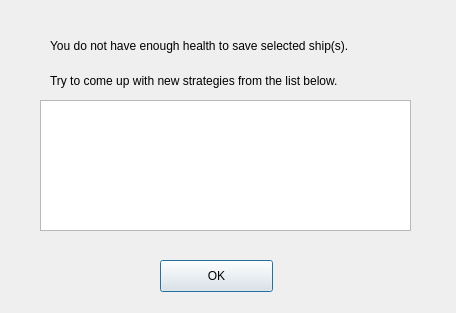
<?xml version="1.0" encoding="UTF-8"?>
<ui version="4.0">
 <class>NotEnoughHealthDialog</class>
 <widget class="QDialog" name="NotEnoughHealthDialog">
  <property name="geometry">
   <rect>
    <x>0</x>
    <y>0</y>
    <width>456</width>
    <height>313</height>
   </rect>
  </property>
  <property name="windowTitle">
   <string>Dialog</string>
  </property>
  <widget class="QLabel" name="label">
   <property name="geometry">
    <rect>
     <x>50</x>
     <y>20</y>
     <width>361</width>
     <height>51</height>
    </rect>
   </property>
   <property name="text">
    <string>You do not have enough health to save selected ship(s). </string>
   </property>
  </widget>
  <widget class="QLabel" name="label_2">
   <property name="geometry">
    <rect>
     <x>50</x>
     <y>60</y>
     <width>361</width>
     <height>41</height>
    </rect>
   </property>
   <property name="text">
    <string>Try to come up with new strategies from the list below.</string>
   </property>
  </widget>
  <widget class="QListWidget" name="savedShipsWidget">
   <property name="geometry">
    <rect>
     <x>40</x>
     <y>100</y>
     <width>371</width>
     <height>131</height>
    </rect>
   </property>
  </widget>
  <widget class="QPushButton" name="pushButton">
   <property name="geometry">
    <rect>
     <x>160</x>
     <y>260</y>
     <width>113</width>
     <height>32</height>
    </rect>
   </property>
   <property name="text">
    <string>OK</string>
   </property>
  </widget>
 </widget>
 <resources/>
 <connections/>
</ui>
